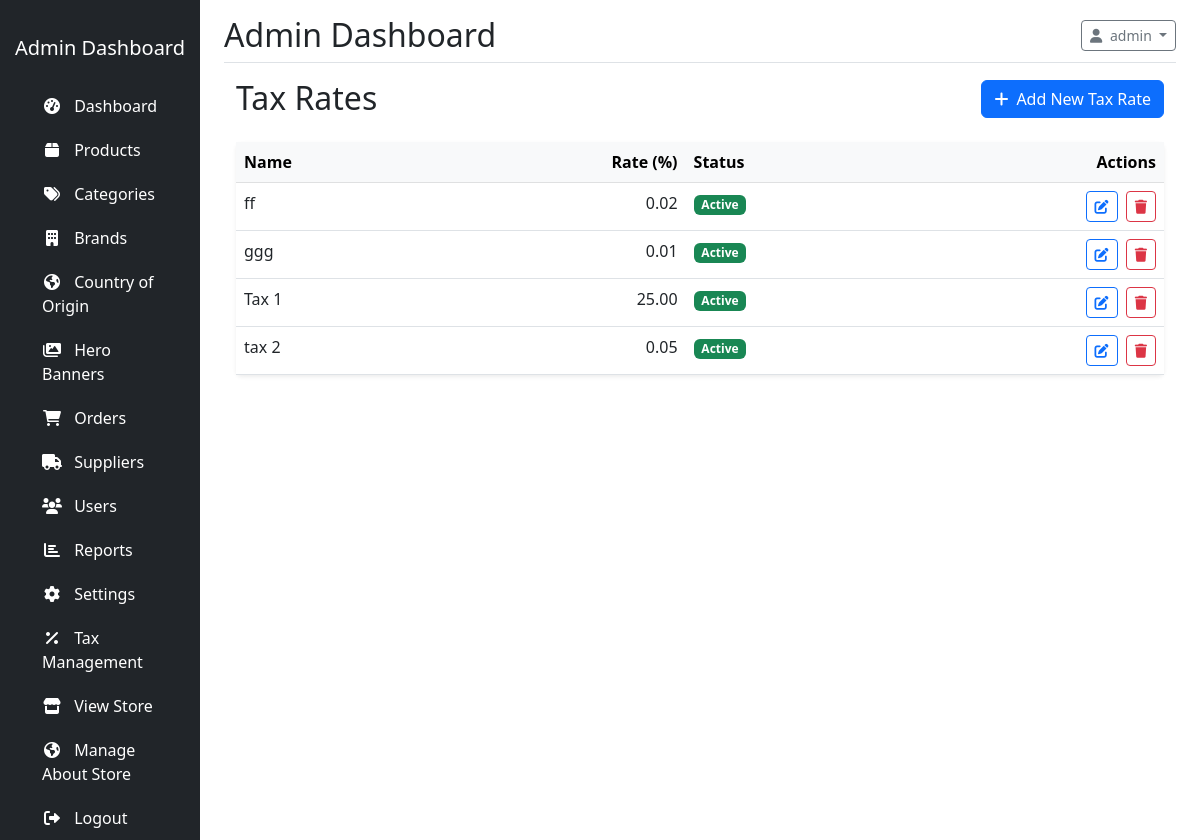
/?controller=tax&action=index (signed in), run on an earlier commit of the app's database.
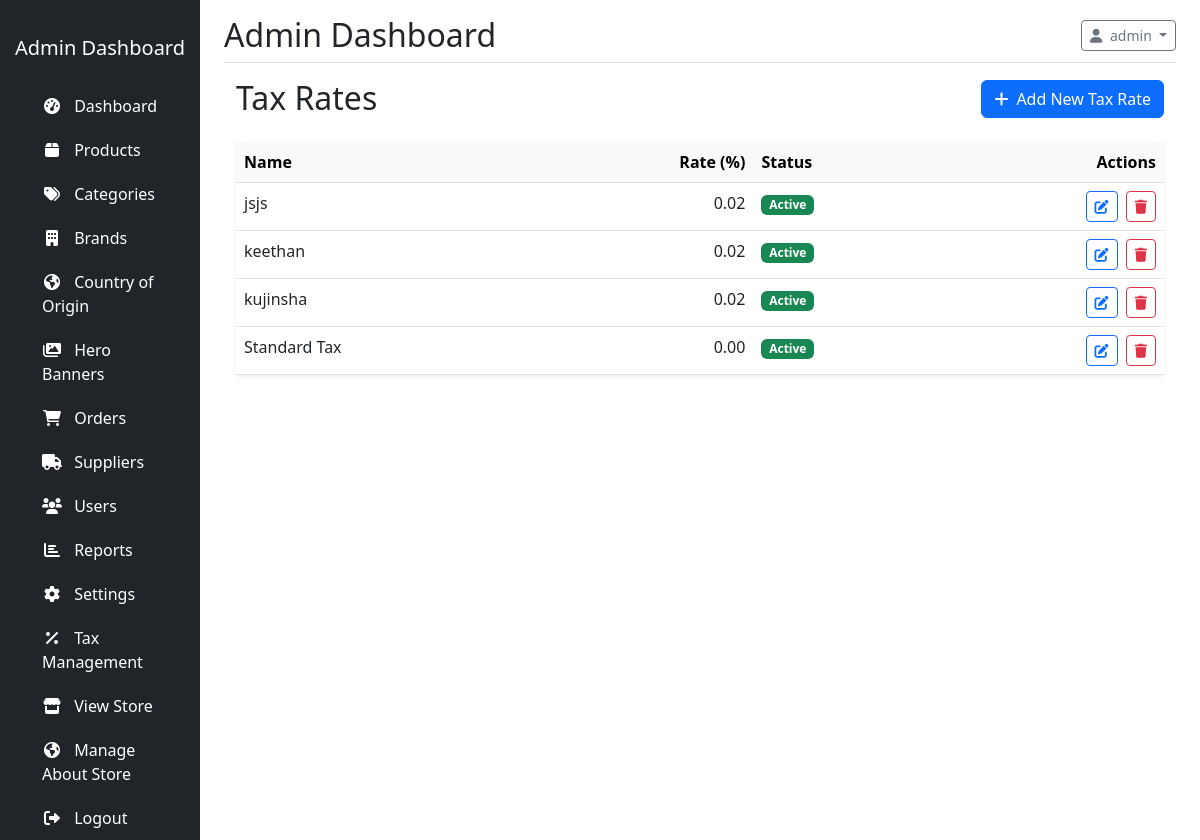
And on a later commit of the database.
### tables this page shows
CREATE TABLE IF NOT EXISTS `tax_rates` (
  `id` int NOT NULL AUTO_INCREMENT,
  `name` varchar(100) NOT NULL,
  `rate` decimal(10,2) NOT NULL,
  `is_active` tinyint(1) DEFAULT '1',
  `created_at` timestamp NULL DEFAULT CURRENT_TIMESTAMP,
  `updated_at` timestamp NULL DEFAULT CURRENT_TIMESTAMP ON UPDATE CURRENT_TIMESTAMP,
  PRIMARY KEY (`id`)
);

### app/controllers/TaxController.php (called while the page is built, shortened)
<?php
class TaxController extends Controller {
    private $taxModel;
    public function __construct() {
        $this->taxModel = $this->model('TaxModel');
        $this->taxModel->createTable();
        $this->taxModel->ensureTaxRatesExist();
    }
    public function index() {
        $data = [
            'taxRates' => $this->taxModel->getTaxRates()
        ];
        $this->view('admin/tax/index', $data);
    }
}

### config/database.php (called while the page is built, shortened)
<?php
class Database {
    private $host = DB_HOST;
    private $user = DB_USER;
    private $pass = DB_PASS;
    private $dbname = DB_NAME;
    private $conn;
    private $stmt;
    public function __construct() {
        $dsn = 'mysql:host=' . $this->host . ';dbname=' . $this->dbname;
        $options = array(
            PDO::ATTR_PERSISTENT => true,
            PDO::ATTR_ERRMODE => PDO::ERRMODE_EXCEPTION,
            PDO::ATTR_DEFAULT_FETCH_MODE => PDO::FETCH_ASSOC,
            PDO::ATTR_EMULATE_PREPARES => false
        );
        try {
            $this->conn = new PDO($dsn, $this->user, $this->pass, $options);
        } catch(PDOException $e) {
            $this->error = $e->getMessage();
        }
    }
    public function query($query) {
        $this->stmt = null;
        try {
            $this->stmt = $this->conn->prepare($query);
            return true;
        } catch(PDOException $e) {
            $this->error = $e->getMessage();
            error_log('PDO Query Error: ' . $this->error . ' - Query: ' . $query);
            throw $e;
        }
    }
    public function bind($param, $value, $type = null) {
        if(is_null($type)) {
            switch(true) {
                case is_int($value):
                    $type = PDO::PARAM_INT;
                    break;
            }
        }
        try {
            $result = $this->stmt->bindValue($param, $value, $type);
            return true;
        } catch(PDOException $e) {
            $this->error = $e->getMessage();
            error_log('PDO Bind Error: ' . $this->error . ' - Param: ' . $param);
            return false;
        }
    }
    public function execute() {
        try {
            return $this->stmt->execute();
        } catch(PDOException $e) {
            $this->error = $e->getMessage();
            error_log('Execute Error: ' . $this->error);
            return false;
        }
    }
    public function resultSet() {
        try {
            if(!$this->execute()) {
                return [];
            }
            return $this->stmt->fetchAll();
        } catch(PDOException $e) {
            $this->error = $e->getMessage();
            error_log('ResultSet Error: ' . $this->error);
            return [];
        }
    }
}

### app/models/TaxModel.php (called while the page is built, shortened)
<?php
class TaxModel {
    private $db;
    private $table = 'tax_rates';
    public function __construct() {
        $this->db = new Database;
    }
    public function getTaxRates($activeOnly = true) {
        $sql = 'SELECT * FROM ' . $this->table;
        $params = [];
        if ($activeOnly) {
            $sql .= ' WHERE is_active = :is_active';
            $params[':is_active'] = 1;
        }
        $sql .= ' ORDER BY name ASC';
        $this->db->query($sql);
        foreach ($params as $key => $value) {
            $this->db->bind($key, $value);
        }
        $results = $this->db->resultSet();
        if (is_array($results)) {
            return array_map(function($item) {
                return (object)$item;
            }, $results);
        }
        return [];
    }
    public function createTable() {
        $sql = "CREATE TABLE IF NOT EXISTS " . $this->table . " (
            id INT(11) AUTO_INCREMENT PRIMARY KEY,
            name VARCHAR(100) NOT NULL,
            rate DECIMAL(10,2) NOT NULL,
            is_active TINYINT(1) DEFAULT 1,
            created_at TIMESTAMP DEFAULT CURRENT_TIMESTAMP,
            updated_at TIMESTAMP DEFAULT CURRENT_TIMESTAMP ON UPDATE CURRENT_TIMESTAMP
        ) ENGINE=InnoDB DEFAULT CHARSET=utf8mb4;";
        $this->db->query($sql);
        $this->db->execute();
    }
    public function ensureTaxRatesExist() {
        try {
            $this->db->query('SHOW TABLES LIKE "' . $this->table . '"');
            $tableExists = $this->db->resultSet();
            if (empty($tableExists)) {
                $this->createTable();
                $this->db->query('INSERT INTO ' . $this->table . ' (name, rate, is_active) VALUES (\'Standard Tax\', 0.00, 1)');
                $this->db->execute();
            } else {
                $this->db->query('SELECT COUNT(*) as count FROM ' . $this->table . ' WHERE is_active = 1');
            }
        } catch (Exception $e) {
            error_log('Error in ensureTaxRatesExist: ' . $e->getMessage());
            try {
                $this->createTable();
                $this->db->query('INSERT INTO ' . $this->table . ' (name, rate, is_active) VALUES (\'Standard Tax\', 0.00, 1)');
                $this->db->execute();
            } catch (Exception $e) {
                error_log('Error creating tax_rates table: ' . $e->getMessage());
            }
        }
    }
}

### app/views/admin/tax/index.php (the view, shortened to what the changed rows need)
<?php require_once APP_PATH . 'views/admin/layouts/header.php'; ?>
<div class="container-fluid">
    <div class="row">
        <div class="col-md-12">
            <div class="d-flex justify-content-between align-items-center mb-4">
                <h2 class="mb-0">Tax Rates</h2>
            </div>
            <div class="card shadow-sm">
                <div class="card-body p-0">
                    <?php if (empty($data['taxRates'])): ?>
                        <div class="text-center p-4">
                            <p class="text-muted mb-0">No tax rates found. Add your first tax rate to get started.</p>
                        </div>
                    <?php else: ?>
                        <div class="table-responsive">
                            <table class="table table-hover mb-0">
                                <thead class="table-light">
                                    <tr>
                                        <th>Name</th>
                                        <th class="text-end">Rate (%)</th>
                                        <th>Status</th>
                                        <th class="text-end">Actions</th>
                                    </tr>
                                </thead>
                                <tbody>
                                    <?php foreach ($data['taxRates'] as $taxRate): ?>
                                        <tr>
                                            <td><?php echo htmlspecialchars($taxRate->name); ?></td>
                                            <td class="text-end"><?php echo number_format($taxRate->rate, 2); ?></td>
                                            <td>
                                                <span class="badge bg-<?php echo $taxRate->is_active ? 'success' : 'secondary'; ?>">
                                                    <?php echo $taxRate->is_active ? 'Active' : 'Inactive'; ?>
                                                </span>
                                            </td>
                                            <td class="text-end">
                                                <a href="<?php echo BASE_URL; ?>?controller=tax&action=edit&id=<?php echo $taxRate->id; ?>"
                                                   class="btn btn-sm btn-outline-primary me-1"
                                                   title="Edit">
                                                    <i class="fas fa-edit"></i>
                                                </a>
                                                <form action="<?php echo BASE_URL; ?>?controller=tax&action=delete&id=<?php echo $taxRate->id; ?>"
                                                      method="POST"
                                                      class="d-inline"
                                                      onsubmit="return confirm('Are you sure you want to delete this tax rate?');">
                                                    <button type="submit" class="btn btn-sm btn-outline-danger" title="Delete">
                                                        <i class="fas fa-trash"></i>
                                                    </button>
                                                </form>
                                            </td>
                                        </tr>
                                    <?php endforeach; ?>
                                </tbody>
                            </table>
                        </div>
                    <?php endif; ?>
                </div>
            </div>
        </div>
    </div>
</div>
<?php require_once APP_PATH . 'views/admin/layouts/footer.php'; ?>

What changed in the data, as far as the page shows it:
removed tax_rates: name "ff", rate "0.02", is_active "Active"
removed tax_rates: name "ggg", rate "0.01", is_active "Active"
removed tax_rates: name "Tax 1", rate "25.00", is_active "Active"
removed tax_rates: name "tax 2", rate "0.05", is_active "Active"
now on this page (row edited): tax_rates: name "jsjs", rate "0.02", is_active "Active"
now on this page (row edited): tax_rates: name "keethan", rate "0.02", is_active "Active"
now on this page (row edited): tax_rates: name "kujinsha", rate "0.02", is_active "Active"
added tax_rates: name "Standard Tax", rate "0.00", is_active "Active"
